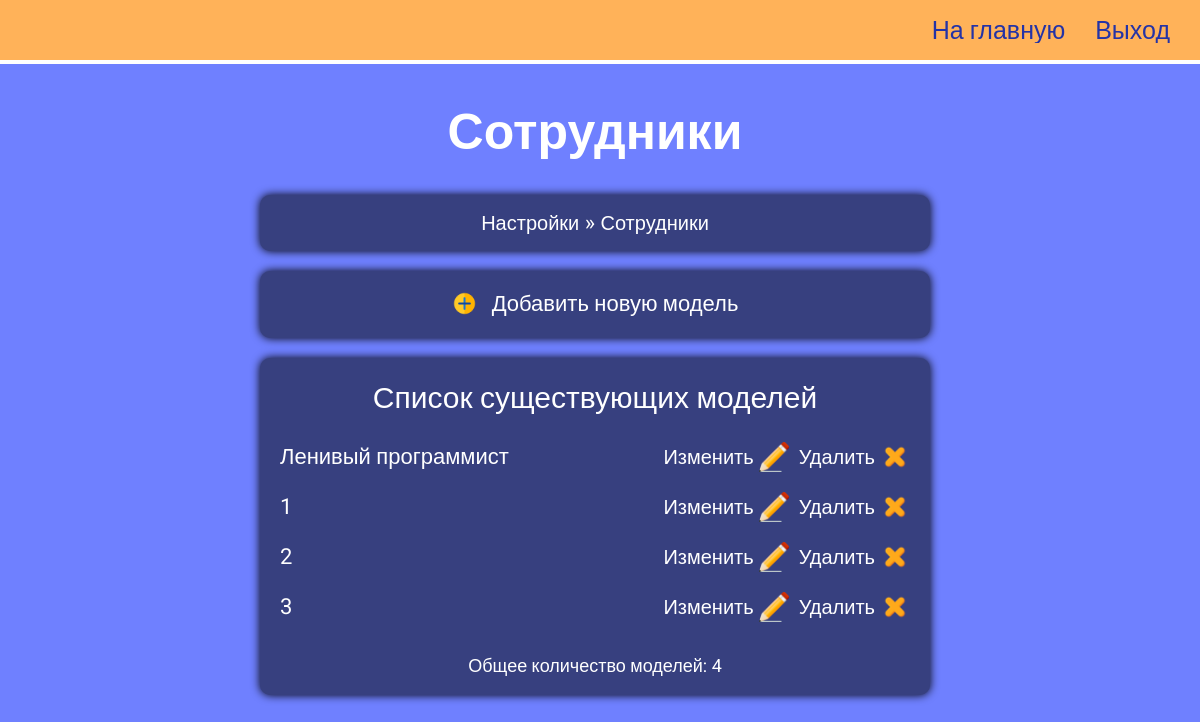
Page /customization/change-employee/ (signed in) on the committed database.
### simetra_app/models.py (models this page shows, shortened)
class Employee(models.Model):
    def get_upload_path(self, filename):
        return Path('main_page/employees', get_uuid4_filename(filename))
    name = models.CharField(max_length=100)
    position = models.CharField(max_length=200)
    image = models.ImageField(
        default='main_page/employees/default-avatar.jpg',
        upload_to=get_upload_path,
    )

### simetra_app/views.py (the view)
@login_required(login_url='simetra_app:staff-login')
def change_employee_model(request):
    context = get_context_to_change_model(Employee)
    context['heading'] = 'Сотрудники'
    context['object_name'] = 'employee'
    context = update_context_for_customization_pages_navbar(request, context)
    return render(request, 'simetra_app/change-model.html', context)

### simetra_app/views.py (called while the page is built)
def get_context_to_change_model(Object):
    context = {
        'list_of_objects': Object.objects.all(),
        'number_of_objects': Object.objects.all().count(),
    }
    is_object_city = ContentType.objects.get_for_model(Object) == \
                     ContentType.objects.get_for_model(City)
    if is_object_city:
        context["is_city"] = True
    return context

def update_context_for_customization_pages_navbar(request, context):
    def is_it_update_page(url_ancestors_name_list):
        return url_ancestors_name_list[-2][:7] == 'update-'
    url_ancestors_name_list = request.path.split('/')[1:-1]
    if is_it_update_page(url_ancestors_name_list):
        context['update_model'] = url_ancestors_name_list[-2]
        context['model_id'] = url_ancestors_name_list[-1]
        context['is_this_update_page'] = True
        del (url_ancestors_name_list[-2])
        del (url_ancestors_name_list[-1])
    context['url_ancestors_name_list'] = url_ancestors_name_list
    return context

### simetra_app/templates/simetra_app/change-model.html (shortened to what this page needs)
{% load static %}
<!DOCTYPE html>
<html lang="ru">
<head>
  <link rel="stylesheet" href="{% static 'simetra_app/customization_page/change-model/styles/style.css' %}" />
  <link rel="stylesheet" href="{% static 'simetra_app/customization_page/common-static/styles/style.css' %}" />
</head>
<body>
  <div class="wrapper">
    <header class="header">
      <div class="header__container">
        <nav class="header__menu menu">
          <ul class="menu__list">
            <li class="menu__item">
              <a href="{% url 'simetra_app:customization' %}" class="menu__link _link">На главную</a>
            </li>
            <li class="menu__item">
              <a href="{% url 'simetra_app:staff-logout' %}" class="menu__link _link">Выход</a>
            </li>
          </ul>
        </nav>
      </div>
    </header>
    <main class="page">
      <section class="page__home home">
        <div class="home__container _center-block">
          <h1 class="home__title _center-text">{{ heading }}</h1>
          <div class="home__navbar _center-text">
            {% include 'simetra_app/customization-navbar.html' %}
          </div>
          {% with 'simetra_app:create-'|add:object_name as creation_link %}
            <p class="_center-text"><a class="home__add _link" href="{% url creation_link %}">Добавить новую модель</a></p>
          {% endwith %}
          <div class="home__block">
            <h2 class="home__caption _center-text">Список существующих моделей</h2>
            <ul>
              {% for object in list_of_objects %}
                <li class="home__item">
                  {% if is_city %}
                    <span name="city-name">{{ object.russian_name }}</span>
                  {% else %}
                    {{ object.name }}
                  {% endif %}
                  <div class="home__options">
                    {% with 'simetra_app:update-'|add:object_name as updating_link %}
                      <a class="home__change _link" href="{% url updating_link object.id %}">
                        <span>Изменить</span>
                        <img class="home__option-image" src="{% static 'simetra_app/customization_page/change-model/assets/img/change.png' %}">
                      </a>
                    {% endwith %}
                    {% with 'simetra_app:delete-'|add:object_name as deleting_link %}
                      <a class="home__delete _link" href="{% url deleting_link object.id %}">
                        <span>Удалить</span>
                        <img class="home__option-image" src="{% static 'simetra_app/customization_page/change-model/assets/img/delete.png' %}">
                      </a>
                    {% endwith %}
                  </div>
                </li>
              {% endfor %}
            </ul>
            <p class="_center-text">Общее количество моделей: {{ number_of_objects }}</p>
          </div>
      </section>
    </main>
  </div>
</body>
</html>

### simetra_app/static/simetra_app/customization_page/change-model/styles/style.css (style rules this page uses)
* { padding: 0; margin: 0; border: 0; }
*, *:before, *:after { -webkit-box-sizing: border-box; box-sizing: border-box; }
nav, footer, header, aside { display: block; }
html, body { height: 100%; width: 100%; font-size: 100%; line-height: 1; font-size: 14px; -ms-text-size-adjust: 100%; -moz-text-size-adjust: 100%; -webkit-text-size-adjust: 100%; }
a, a:visited { text-decoration: none; }
ul li { list-style: none; }
img { vertical-align: top; }
h1, h2, h3, h4, h5, h6 { font-size: inherit; font-weight: 400; }
body { font-family: "Roboto", sans-serif; font-size: 18px; background-color: #6f80ff; }
.wrapper { min-height: 100%; overflow: hidden; display: -webkit-box; display: -ms-flexbox; display: flex; -webkit-box-orient: vertical; -webkit-box-direction: normal; -ms-flex-direction: column; flex-direction: column; }
._link { display: block; color: #ffffff; font-size: 20px; -webkit-transition: 0.5s; transition: 0.5s; }
._center-block { margin-left: auto; margin-right: auto; }
._center-text { text-align: center; }
.header { position: absolute; border-bottom: 4px solid white; background-color: #ffb259; width: 100%; left: 0; top: 0; z-index: 10; }
.header__container { max-width: 1400px; margin: 0px auto; padding: 0px 10px; display: -webkit-box; display: -ms-flexbox; display: flex; min-height: 60px; -webkit-box-align: center; -ms-flex-align: center; align-items: center; -webkit-box-pack: justify; -ms-flex-pack: justify; justify-content: space-between; }
.menu { width: 100%; }
.menu__list { display: -webkit-box; display: -ms-flexbox; display: flex; -ms-flex-wrap: wrap; flex-wrap: wrap; -webkit-box-pack: end; -ms-flex-pack: end; justify-content: flex-end; padding: 0px 20px; gap: 20px 30px; }
.menu__link { font-size: 25px; color: #2433a6; -webkit-transition: 0.3s; transition: 0.3s; }
.page { -webkit-box-flex: 1; -ms-flex: 1 1 auto; flex: 1 1 auto; }
.home { color: #ffffff; padding: 100px 0px 0px 0px; }
.home__container { padding: 0px 10px 0px 0px; max-width: 680px; }
.home__title { font-weight: bold; font-size: 50px; line-height: 130%; margin-bottom: 30px; }
.home__navbar { font-size: 22px; line-height: 120%; margin-bottom: 20px; border-radius: 10px; -webkit-box-shadow: 0px 0px 10px 0px black; box-shadow: 0px 0px 10px 0px black; padding: 15px 15px; background-color: #37407f; }
.home__add { font-size: 22px; line-height: 120%; margin-bottom: 20px; border-radius: 10px; -webkit-box-shadow: 0px 0px 10px 0px black; box-shadow: 0px 0px 10px 0px black; padding: 20px 15px; background-color: #37407f; }
.home__add::before { content: ""; background: url("../assets/img/add.png") no-repeat; font-size: 22px; padding-left: 40px; background-size: contain; }
.home__caption { font-size: 30px; margin-bottom: 20px; line-height: 130%; }
.home__block { padding: 10px 0px; border-radius: 10px; -webkit-box-shadow: 0px 0px 10px 0px black; box-shadow: 0px 0px 10px 0px black; padding: 20px 15px; margin-bottom: 30px; background-color: #37407f; }
.home__item { margin-bottom: 10px; display: -webkit-box; display: -ms-flexbox; display: flex; font-size: 22px; -webkit-box-pack: justify; -ms-flex-pack: justify; justify-content: space-between; -webkit-box-align: center; -ms-flex-align: center; align-items: center; -ms-flex-wrap: wrap; flex-wrap: wrap; gap: 10px 40px; padding: 5px; border-radius: 5px; }
.home__item:last-child { margin-bottom: 30px; }
.home__options { display: -webkit-box; display: -ms-flexbox; display: flex; -webkit-box-align: center; -ms-flex-align: center; align-items: center; gap: 10px 10px; }
.home__change, .home__delete { display: -webkit-box; display: -ms-flexbox; display: flex; -webkit-box-align: center; -ms-flex-align: center; align-items: center; gap: 0px 5px; }
.home__option-image { width: 30px; }

### simetra_app/static/simetra_app/customization_page/common-static/styles/style.css (style rules this page uses)
._center-block { margin-left: auto; margin-right: auto; }
._center-text { text-align: center; }

### simetra_app/static/simetra_app/customization_page/customization-navbar/styles/style.css (style rules this page uses)
a { color: white; }
ul { overflow: hidden; }
li { display: inline-block; }

### rows in the picture
Employee: name "Ленивый программист"
Employee: name "1"
Employee: name "2"
Employee: name "3"

### other values in the picture
{{ heading }} "Сотрудники"
{{ number_of_objects }} "4"
